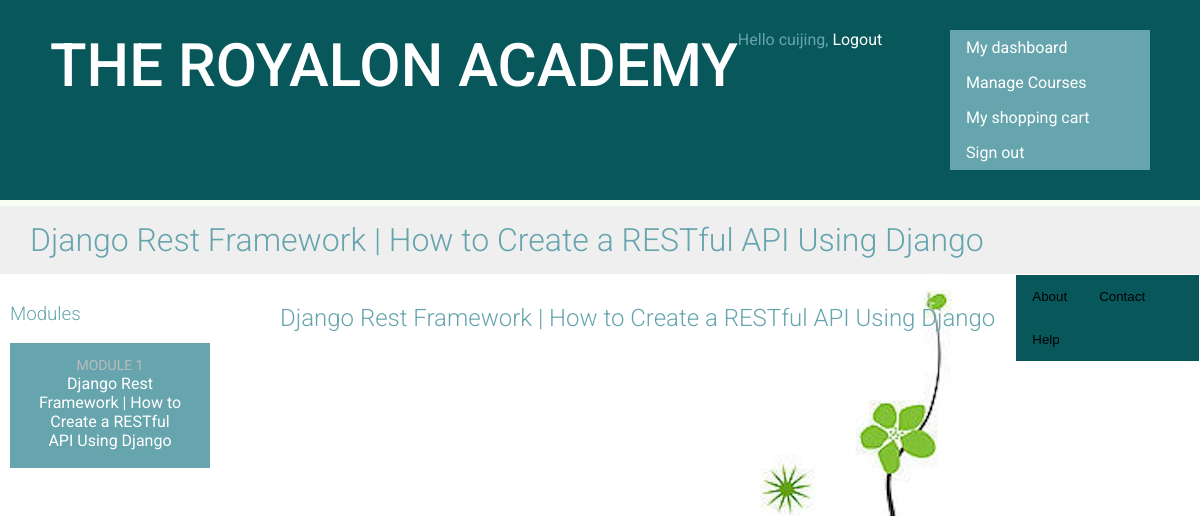
/students/course/25/ (signed in), run on an earlier commit of the app's database.
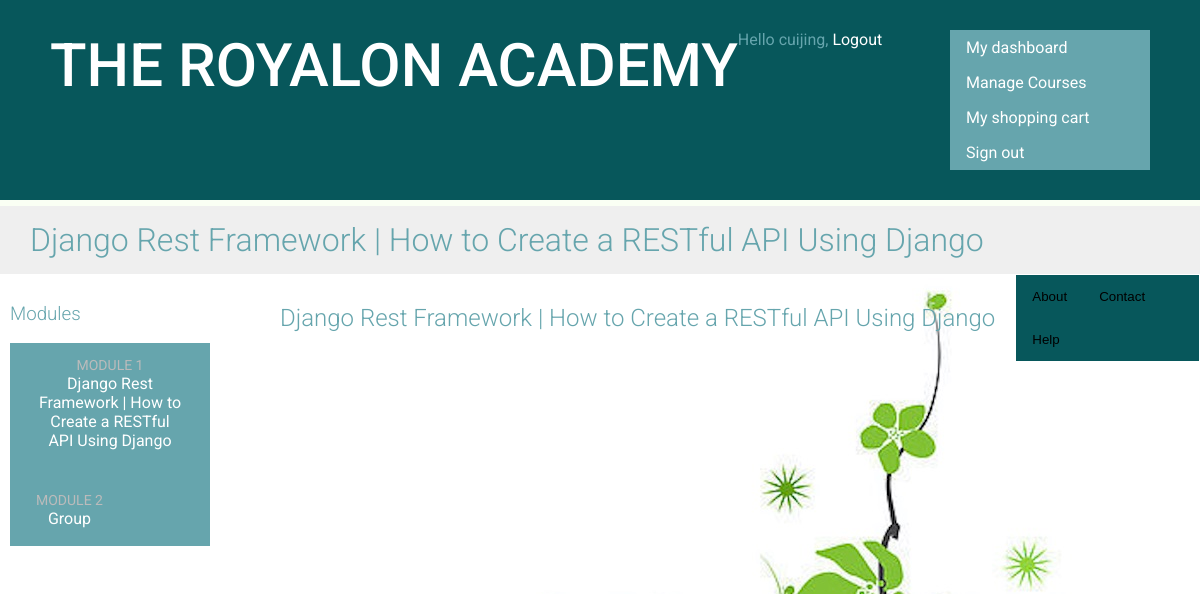
And on a later commit of the database.
### courses/models.py (models this page shows, shortened)
class Module(models.Model):
    course = models.ForeignKey(Course, related_name='modules')
    title = models.CharField(max_length=200)
    description = models.TextField(blank=True)
    order = OrderField(blank=True, for_fields=['course'])
    class Meta:
        ordering = ['order']

class Content(models.Model):
    module = models.ForeignKey(Module, related_name='contents')
    content_type = models.ForeignKey(ContentType,
                                     limit_choices_to={'model__in':('text',
                                                                    'video',
                                                                    'image',
                                                                    'file')})
    object_id = models.PositiveIntegerField()
    item = GenericForeignKey('content_type', 'object_id')
    order = OrderField(blank=True, for_fields=['module'])
    class Meta:
        ordering = ['order']

class ItemBase(models.Model):
    owner = models.ForeignKey(User, related_name='%(class)s_related')
    title = models.CharField(max_length=250)
    created = models.DateTimeField(auto_now_add=True)
    updated = models.DateTimeField(auto_now=True)
    class Meta:
        abstract = True
    def render(self):
        return render_to_string('courses/content/{}.html'.format(self._meta.model_name), {'item': self})

class Video(ItemBase):
    url = models.URLField()

### students/views.py (the view)
class StudentCourseDetailView(DetailView):
    model = Course
    template_name = 'students/course/detail.html'
    def get_queryset(self):
        qs = super(StudentCourseDetailView, self).get_queryset()
        return qs.filter(students__in=[self.request.user])
    def get_context_data(self, **kwargs):
        context = super(StudentCourseDetailView, self).get_context_data(**kwargs)
        course = self.get_object()
        if 'module_id' in self.kwargs:
            context['module'] = course.modules.get(id=self.kwargs['module_id'])
        else:
            context['module'] = course.modules.all()[0]
        return context

### cart/context_processors.py (called while the page is built)
def cart(request):
    return {'cart': Cart(request)}

### students/templates/students/course/detail.html (shortened to what this page needs)
{% extends "base.html" %}
{% block content %}
    <h1>
        {{ module.title }}
    </h1>
    <div class="contents">
        <h3>Modules</h3>
        <ul id="modules">
        {% for m in object.modules.all %}
            <li data-id="{{ m.id }}" {% if m == module %}class="selected"{% endif %}>
                <a href="{% url "student_course_detail_module" object.id m.id %}">
                    <span>
                        Module <span class="order">{{ m.order|add:1 }}</span>
                    </span>
                    <br>
                    {{ m.title }}
                </a>
            </li>
        {% empty %}
            <li>No modules yet.</li>
        {% endfor %}
        </ul>
    </div>
    <div class="module">
        {% for content in module.contents.all %}
            {% with item=content.item %}
                <h2>{{ item.title }}</h2>
            {% endwith %}
        {% endfor %}
    </div>
{% endblock %}

What changed in the data, as far as the page shows it:
added Module: order|add "2", title "Group"
